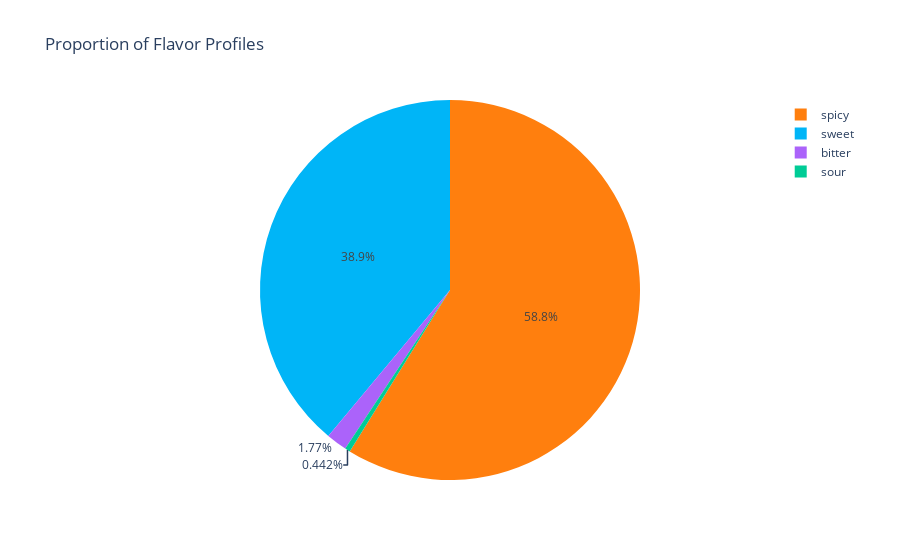

The notebook cell saved with this chart:
### Markdown cell above
### Proportion of Flavor Profiles <a class="anchor" id="section_1_2_2"></a>

### Code cell
pie_df = df.flavor_profile.value_counts().reset_index()
pie_df.columns = ['flavor','count']
fig = px.pie(pie_df, values='count', names='flavor', title='Proportion of Flavor Profiles',
             color_discrete_sequence=['#FF7F0E', '#00B5F7','#AB63FA','#00CC96'])
fig.show()

### Figure 1 — Plotly figure (JSON) as saved in the notebook; plotly's stock layout.template omitted (floating-point values rounded to 4 significant figures)
{"data": [{"domain": {"x": [0, 1], "y": [0, 1]}, "hovertemplate": "flavor=%{label}<br>count=%{value}<extra></extra>", "labels": ["spicy", "sweet", "bitter", "sour"], "legendgroup": "", "name": "", "showlegend": true, "type": "pie", "values": [133, 88, 4, 1]}], "layout": {"legend": {"tracegroupgap": 0}, "piecolorway": ["#FF7F0E", "#00B5F7", "#AB63FA", "#00CC96"], "title": {"text": "Proportion of Flavor Profiles"}}}
